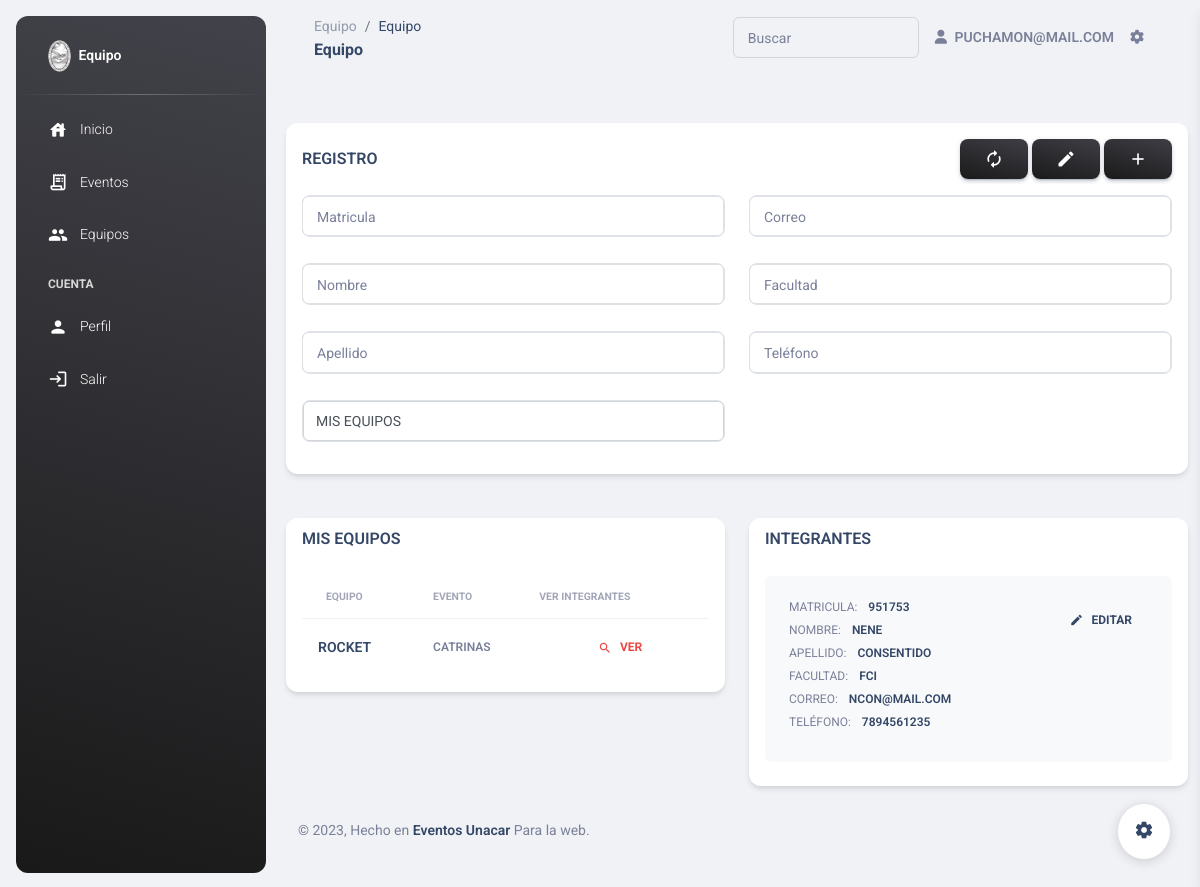
/Equipo/Equipo.php?idEquipo=E02 (signed in), run on the app's committed database.
### tables this page shows
CREATE TABLE `usuario` (
  `matriculaUsuario` char(6) NOT NULL,
  `idRol` char(3) NOT NULL,
  `nombreUsuario` varchar(45) DEFAULT NULL,
  `apellidoUsuario` varchar(45) DEFAULT NULL,
  `facultadUsuario` varchar(45) DEFAULT NULL,
  `emailUsuario` varchar(45) DEFAULT NULL,
  `Pass` varchar(60) NOT NULL,
  `telefonoUsuario` char(10) DEFAULT NULL
);

CREATE TABLE `equipo` (
  `idJefeCreador` int(10) NOT NULL,
  `idEquipo` char(3) NOT NULL,
  `idEvento` char(20) NOT NULL,
  `nombreEquipo` varchar(45) DEFAULT NULL
);

CREATE TABLE `evento` (
  `idEvento` char(20) NOT NULL,
  `matriculaUsuario` char(6) NOT NULL,
  `nombreEvento` varchar(45) DEFAULT NULL,
  `descripcionEvento` varchar(100) DEFAULT NULL,
  `statusEvento` varchar(20) DEFAULT NULL
);

CREATE TABLE `equipo_usuario` (
  `idEquipo` char(3) NOT NULL,
  `matriculaUsuario` char(6) NOT NULL
);

### config/database.php (called while the page is built, shortened)
<?php
 $host = "localhost";
 $puerto = "3306";
 $usuario = "root";
 $contrasena = "";
 $baseDeDatos ="eventofci";
 function Conecta_DB_project()
 {
    global $host, $puerto, $usuario, $contrasena, $baseDeDatos;
    if (!($link = mysqli_connect($host.":".$puerto, $usuario, $contrasena)))
      {
          echo "Error conectando a la base de datos.<br>";
         exit();
      }
    else
    {
    }
 return $link;
 }
?>

### Equipo/Equipo.php (the view, shortened to what this page needs)
<?php
  include("../config/database.php");
  $user_check=$_SESSION['login_user_sys'];
  $link = Conecta_DB_project();
  $consulta = "select matriculaUsuario,emailUsuario from usuario where emailUsuario='$user_check'";
  $sql=mysqli_query($link,$consulta);
  $rowy = mysqli_fetch_assoc($sql);
  $login_session =$rowy['emailUsuario'];
 $idJefeCreador =$rowy['matriculaUsuario'];
  $verIntegrantes = !empty($_GET['idEquipo']) ? $_GET['idEquipo'] : '';
 $queryMisEquipos = "SELECT idEquipo, nombreEquipo, nombreEvento,descripcionEvento FROM equipo JOIN evento ON evento.idEvento = equipo.idEvento WHERE idJefeCreador ='$idJefeCreador';";
 $resultMisEquipos = mysqli_query(Conecta_DB_project(), $queryMisEquipos);
 $queryIntegrantesEquipo= "SELECT * FROM `usuario` JOIN equipo_usuario ON equipo_usuario.matriculaUsuario = usuario.matriculaUsuario WHERE idEquipo = '$verIntegrantes'";
 $resultIntegrantesEquipo = mysqli_query(Conecta_DB_project(), $queryIntegrantesEquipo);
?>
<!DOCTYPE html>
<html lang="en">
<head>
  <link href="../assets/css/nucleo-icons.css" rel="stylesheet" />
  <link href="../assets/css/nucleo-svg.css" rel="stylesheet" />
  <link id="pagestyle" href="../assets/css/material-dashboard.css?v=3.0.4" rel="stylesheet" />
</head>
<body class="g-sidenav-show  bg-gray-200">
  <?php
   require "Complements/Menu.php";
  ?>
  <main class="main-content position-relative max-height-vh-100 h-100 border-radius-lg ">
    <nav class="navbar navbar-main navbar-expand-lg px-0 mx-4 shadow-none border-radius-xl" id="navbarBlur" data-scroll="true">
      <div class="container-fluid py-1 px-3">
        <nav aria-label="breadcrumb">
          <ol class="breadcrumb bg-transparent mb-0 pb-0 pt-1 px-0 me-sm-6 me-5">
            <li class="breadcrumb-item text-sm"><a class="opacity-5 text-dark" href="javascript:;">Equipo</a></li>
            <li class="breadcrumb-item text-sm text-dark active" aria-current="page">Equipo</li>
          </ol>
          <h6 class="font-weight-bolder mb-0">Equipo</h6>
        </nav>
        <div class="collapse navbar-collapse mt-sm-0 mt-2 me-md-0 me-sm-4" id="navbar">
          <div class="ms-md-auto pe-md-3 d-flex align-items-center">
            <div class="input-group input-group-outline">
              <label class="form-label">Buscar</label>
              <input type="text" id="buscar" class="form-control">
            </div>
          </div>
          <ul class="navbar-nav  justify-content-end">
            <li class="nav-item d-flex align-items-center">
              <a href="#Equipo" class="nav-link text-body font-weight-bold px-0">
                <i class="fa fa-user me-sm-1"></i>
                <span class="d-sm-inline d-none"><?php echo $login_session; ?></span>
              </a>
            </li>
            <li class="nav-item px-3 d-flex align-items-center">
              <a href="javascript:;" class="nav-link text-body p-0">
                <i class="fa fa-cog fixed-plugin-button-nav cursor-pointer"></i>
              </a>
            </li>
          </ul>
        </div>
      </div>
    </nav>
    <div class="container-fluid py-4">
      <div class="row">
        <div class="col-lg-8">
          <div class="row">
            <div class="col-md-12 mb-lg-0 mb-4">
            <form method="post" name="form" action="../config/CrudIntegrante.php">
              <div class="card mt-4">
                <div class="card-header pb-0 p-3">
                  <div class="row">
                    <div class="col-6 d-flex align-items-center">
                      <h6 class="mb-0">REGISTRO</h6>
                    </div>
                    <div class="col-6 text-end">
                      <a href="../equipo/equipo.php" class="btn bg-gradient-dark mb-0  material-icons opacity-10">autorenew</a>
                      <input type="submit" class="btn bg-gradient-dark mb-0  material-icons opacity-10" name="send" value="edit">
                      <input type="submit" class="btn bg-gradient-dark mb-0  material-icons opacity-10" name="update" value="add" >
                    </div>
                  </div>
                </div>
                <div class="card-body p-3">
                  <div class="row">
                    <div class="col-md-6 mb-md-0 mb-4">
                      <div class="input-group input-group-outline mb-3 card  border card-plain border-radius-lg d-flex align-items-center flex-row">
                      <label class="form-label">Matricula</label>
                      <input type="text" class="form-control card card-body border card-plain border-radius-lg d-flex align-items-center cursor-pointer flex-row"" name="Matricula" value="<?php echo $rowDatos['matriculaUsuario'] ?>" requiered>
                    </div>
                    </div>
                    <div class="col-md-6">
                    <div class="input-group input-group-outline mb-3 card  border card-plain border-radius-lg d-flex align-items-center flex-row">
                      <label class="form-label">Correo</label>
                      <input type="email" class="form-control card card-body border card-plain border-radius-lg d-flex align-items-center cursor-pointer flex-row""  name="Correo"  value="<?php echo $rowDatos['emailUsuario'] ?>" required>
                    </div>
                    </div>
                    <div class="col-md-6 mb-md-0 mb-6">
                    <div class="input-group input-group-outline mb-3 card  border card-plain border-radius-lg d-flex align-items-center flex-row">
                      <label class="form-label">Nombre</label>
                      <input type="text" class="form-control card card-body border card-plain border-radius-lg d-flex align-items-center cursor-pointer flex-row"" name="Nombre"  value="<?php echo $rowDatos['nombreUsuario'] ?>" required>
                    </div>
                    </div>
                    <div class="col-md-6 mb-md-0 mb-6">
                    <div class="input-group input-group-outline mb-3 card  border card-plain border-radius-lg d-flex align-items-center flex-row">
                      <label class="form-label">Facultad</label>
                      <input type="text" class="form-control card card-body border card-plain border-radius-lg d-flex align-items-center cursor-pointer flex-row"" name="Facultad"  value="<?php echo $rowDatos['facultadUsuario'] ?>" required>
                    </div>
                    </div>
                    <div class="col-md-6 mb-md-0 mb-6">
                    <div class="input-group input-group-outline mb-3 card  border card-plain border-radius-lg d-flex align-items-center flex-row">
                      <label class="form-label">Apellido</label>
                      <input type="text" class="form-control card card-body border card-plain border-radius-lg d-flex align-items-center cursor-pointer flex-row"" name="Apellido"  value="<?php echo $rowDatos['apellidoUsuario'] ?>" required>
                    </div>
                    </div>
                    <div class="col-md-6 mb-md-0 mb-6">
                    <div class="input-group input-group-outline mb-3 card  border card-plain border-radius-lg d-flex align-items-center flex-row">
                      <label class="form-label">Teléfono</label>
                      <input type="num" class="form-control card card-body border card-plain border-radius-lg d-flex align-items-center cursor-pointer flex-row"" name="Telefono"  value="<?php echo $rowDatos['telefonoUsuario'] ?>" required>
                    </div>
                    </div>
                    <div class="col-md-6">
                      <div class="input-group input-group-outline mb-3 card  border card-plain border-radius-lg d-flex align-items-center flex-row">
                        <select name="equipo" class="form-control" id="equipo">
                        <option value="">MIS EQUIPOS</option>
                      </select>
                      </div>
                    </div>
                </div>
              </form>
              </div>
            </div>
          </div>
        </div>
      </div>
      <br>
      <div class="row">
      </div>
      <div class="col-md-6 mt-4">
          <div class="card">
            <div class="card-header pb-0 px-3">
              <h6 class="mb-0">MIS EQUIPOS</h6>
            </div>
            <div class="card-body pt-4 p-3">
              <table id="tabla" class="table align-items-center mb-0">
                  <thead>
                    <tr>
                      <th class="text-uppercase text-secondary text-xxs font-weight-bolder opacity-7">EQUIPO</th>
                      <th class="text-uppercase text-secondary text-xxs font-weight-bolder opacity-7 ps-2">EVENTO</th>
                        <th class="text-uppercase text-secondary text-xxs font-weight-bolder opacity-7 ps-2">    Ver integrantes</th>
                    </tr>
                  </thead>
                  <tbody>
                  <?php
                      foreach ($resultMisEquipos as $rowMisEquipos) {
                  ?>
                    <tr>
                      <td>
                        <div class="d-flex px-2 py-1">
                          <div class="d-flex flex-column justify-content-center">
                            <h6 class="mb-0 text-sm"><?php echo $rowMisEquipos['nombreEquipo']; ?></h6>
                          </div>
                        </div>
                      </td>
                      <td>
                        <p class="text-xs font-weight-bold mb-0"><?php echo $rowMisEquipos['nombreEvento']; ?></p>
                      </td>
                      <td class="align-middle text-center">
                      <a class="btn btn-link text-danger text-gradient px-3 mb-0" name="ver"  href="../equipo/equipo.php?idEquipo=<?php echo $rowMisEquipos['idEquipo']?>"><i class="material-icons text-sm me-2">search</i>VER</a>
                      </td>
                    </tr>
                  <?php
                    }
                  ?>
                  </tbody>
                </table>
            </div>
          </div>
        </div>
        <div class="col-md-6 mt-4">
          <div class="card">
            <div class="card-header pb-0 px-3">
              <h6 class="mb-0">INTEGRANTES</h6>
            </div>
            <div class="card-body pt-4 p-3">
              <ul class="list-group">
                <?php
                  foreach ($resultIntegrantesEquipo as $rowIntegrantesEquipo) {
                ?>
                <li class="list-group-item border-0 d-flex p-4 mb-2 bg-gray-100 border-radius-lg">
                  <div class="d-flex flex-column">
                    <span class="mb-2 text-xs">MATRICULA: <span class="text-dark ms-sm-2 font-weight-bold"><?php echo $rowIntegrantesEquipo['matriculaUsuario']; ?></span></span>
                    <span class="mb-2 text-xs">NOMBRE: <span class="text-dark ms-sm-2 font-weight-bold"><?php echo $rowIntegrantesEquipo['nombreUsuario']; ?></span></span>
                    <span class="mb-2 text-xs">APELLIDO: <span class="text-dark ms-sm-2 font-weight-bold"><?php echo $rowIntegrantesEquipo['apellidoUsuario']; ?></span></span>
                    <span class="mb-2 text-xs">FACULTAD: <span class="text-dark ms-sm-2 font-weight-bold"><?php echo $rowIntegrantesEquipo['facultadUsuario']; ?></span></span>
                    <span class="mb-2 text-xs">CORREO: <span class="text-dark ms-sm-2 font-weight-bold"><?php echo $rowIntegrantesEquipo['emailUsuario']; ?></span></span>
                    <span class="mb-2 text-xs">TELÉFONO: <span class="text-dark ms-sm-2 font-weight-bold"><?php echo $rowIntegrantesEquipo['telefonoUsuario']; ?></span></span>
                  </div>
                  <div class="ms-auto text-end">
                  <a class="btn btn-link text-dark px-3 mb-0" id="editarDatos" href="../equipo/equipo.php?matriculaUsuario=<?php echo $rowIntegrantesEquipo['matriculaUsuario']?>"><i class="material-icons text-sm me-2">edit</i>Editar</a>
                  </div>
                </li>
                <?php } ?>
              </ul>
            </div>
          </div>
        </div>
      <footer class="footer py-4  ">
        <div class="container-fluid">
          <div class="row align-items-center justify-content-lg-between">
            <div class="col-lg-6 mb-lg-0 mb-4">
              <div class="copyright text-center text-sm text-muted text-lg-start">
                © ,
                Hecho en
                <a href="https://www.unacar.mx/" class="font-weight-bold" target="_blank">Eventos Unacar</a>
                Para la web.
              </div>
            </div>
          </div>
        </div>
      </footer>
  </main>
  <?php
    require "Complements/Config.php";
  ?>
</body>
</html>

### data on the page
usuario: emailUsuario "PUCHAMON@MAIL.COM"
equipo: nombreEquipo "ROCKET", idEvento.nombreEvento "CATRINAS"
equipo_usuario: matriculaUsuario "951753", matriculaUsuario.nombreUsuario "NENE", matriculaUsuario.apellidoUsuario "CONSENTIDO", matriculaUsuario.facultadUsuario "FCI", matriculaUsuario.emailUsuario "NCON@MAIL.COM", matriculaUsuario.telefonoUsuario "7894561235"
